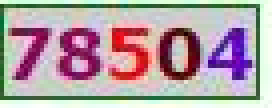
#> input picture 12306spider/img/2.jpg, 68 x 27 px (shown 4 times larger)
$ python 0verification_code_get2.py
#> lines starting #> are read from the running program, lines starting #| are printed output that depends on the picture; after the words box and inside, x2 and y2 are one past the last pixel; in counts of white or black regions, pixels touching at a corner belong together
#coding:utf-8

from PIL import Image
import pytesseract

def  imgprocess(name):

    #打开图片
#> called with name = 'img/2.jpg'
    im = Image.open(name)
#> im is the input picture: PIL image 68x27 RGB; mean R, G, B 180.1, 160.5, 166.1

    #灰度化
    img_g = im.convert('L')
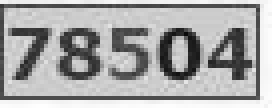
#> img_g: PIL image 68x27 L (shown 4 times larger); min 10, max 254, mean 167
    img_g.save('img/1g.jpg')

    #二值化,二值图:0表示黑色,1表示白色
    threshold = 140
    table = []
    for i in range(256):
        if i < threshold:
            table.append(0)
        else:
            table.append(1)
    img_b = img_g.point(table, '1')
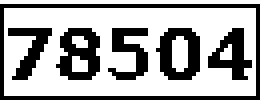
#> img_b: PIL image 68x27 1 (shown 4 times larger); 69.8% white; black in thin lines or dots, all inside (x1, y1, x2, y2) = (0, 1, 65, 25)
    img_b.save('img/1b.jpg')
    #识别
    strings = pytesseract.image_to_string(img_b)
    return strings

imgprocess('img/2.jpg')
#> (the call stopped at in imgprocess, `strings = pytesseract.image_to_string(img_b)`: pytesseract is not available in this run)
